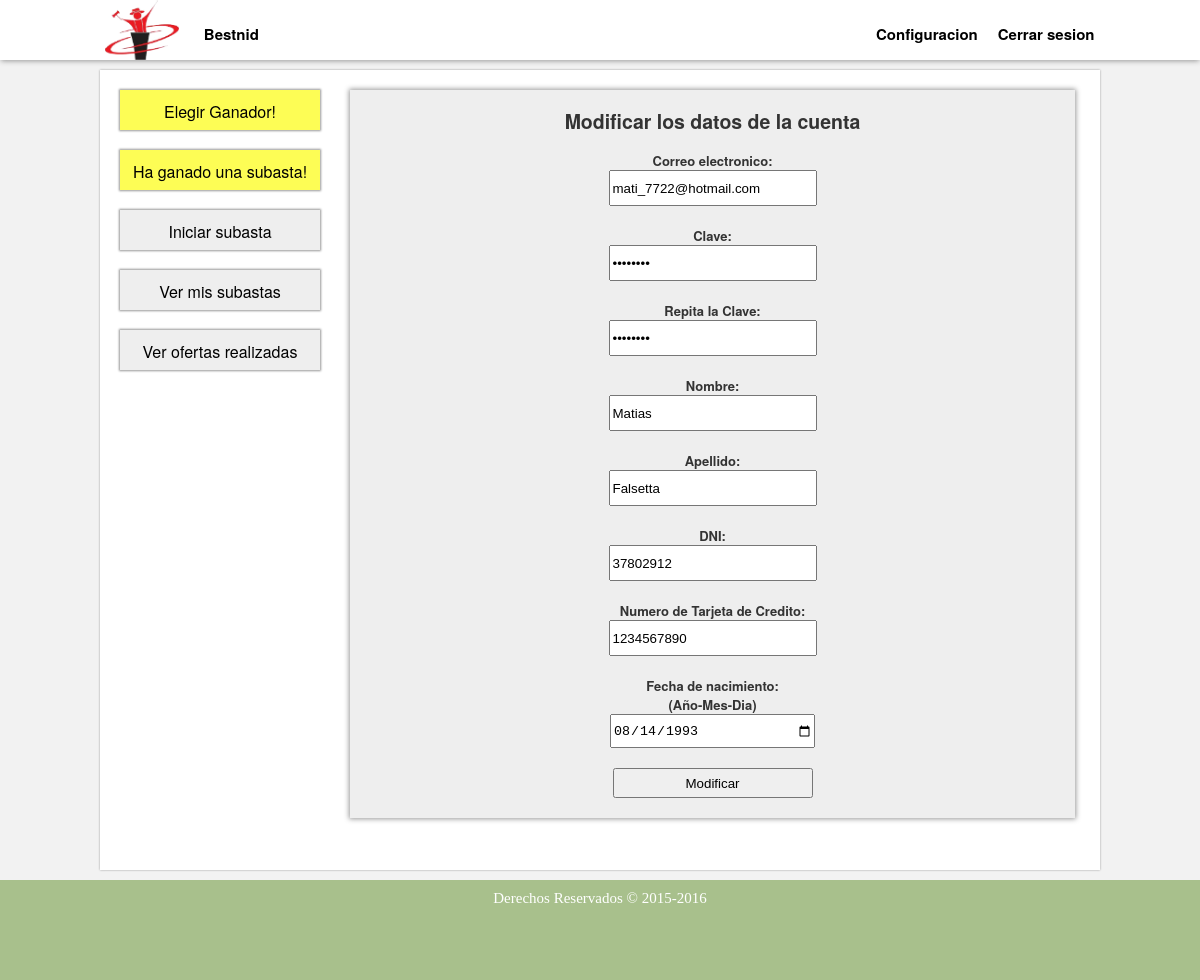
Page /modificar_datos.php (signed in) on the committed database.
### tables this page shows
CREATE TABLE IF NOT EXISTS `usuario` (
`idUsuario` int(11) NOT NULL,
  `administrador` tinyint(1) NOT NULL,
  `fechaNac` date NOT NULL,
  `mail` varchar(50) NOT NULL,
  `nombre` varchar(50) NOT NULL,
  `apellido` varchar(50) NOT NULL,
  `dni` int(11) NOT NULL,
  `tarjetaCredito` int(11) NOT NULL,
  `contrasenia` varchar(50) NOT NULL
);

### modificar_datos.php (the view, shortened to what this page needs)
<!DOCTYPE html>
<html lang="es">
	<head>
		<link rel="stylesheet" href="./estilos/estilo.css">
		<link rel="stylesheet" type="text/css" href="./estilos/mas_estilos.css">
		<link rel="stylesheet" type="text/css" href="./estilos/nuevos_estilos.css">
	</head>
	<body>
		<?php include ('./menu.php'); ?>
		<div id='cuerpo'>
			<section>
				<div id="contenedor-registro">
					<h2>Modificar los datos de la cuenta</h2>
					<form method="POST" name="registro" action="./sistema/modificar_datos_usuario.php">
						<?php
							$idUsuario = $_SESSION['usuario'];
							$conectar=conectar();
							$resul=mysqli_query($conectar,"SELECT * FROM usuario WHERE idUsuario='$idUsuario'");
							$usuario=mysqli_fetch_array($resul);
							$fecha=$usuario['fechaNac'];
						?>
						Correo electronico:</br>
						<input type="email" id="email" name="user" value="<?php echo $usuario['mail']; ?>"></br>
						Clave:</br>
						<input type="password" id="pass" name="pass" value="<?php echo $usuario['contrasenia']; ?>"></br>
						Repita la Clave:</br>
						<input type="password" id="pass2" name="pass2" value="<?php echo $usuario['contrasenia']; ?>"></br>
						Nombre:</br>
						<input type="text" id="nombre" name="nombre" value="<?php echo $usuario['nombre']; ?>"></br>
						Apellido:</br>
						<input type="text" id="apellido" name="apellido" value="<?php echo $usuario['apellido']; ?>"></br>
						DNI:</br>
						<input type="number" id="dni" name="DNI" value="<?php echo $usuario['dni']; ?>"></br>
						Numero de Tarjeta de Credito:</br>
						<input type="number" id="tarjeta" name="tarjeta" value="<?php echo $usuario['tarjetaCredito']; ?>"></br>
						Fecha de nacimiento:</br> (A&ntildeo-Mes-Dia)</br>
						<input type="date" id="fecha" name="fecha" value="<?php echo $fecha ?>"></br>
						<input type="button" value="Modificar" onclick="validarRegistro()">
					</form>
				</div>
			</section>
			<aside>
				<?php include ('./aside_botones.php'); ?>
				<a href="./iniciar_subasta.php"><div class="boton_aside">Iniciar subasta</div></a>
				<a href="./ver_mis_subastas.php"><div class="boton_aside">Ver mis subastas</div></a>
				<a href="./ver_mis_ofertas.php"><div class="boton_aside">Ver ofertas realizadas</div></a>
			</aside>
		</div>
		<footer>
			<span>Derechos Reservados &copy; 2015-2016</span>
		</footer>
	</body>
</html>

### estilos/estilo.css (style rules this page uses)
body { background-color: rgb(242, 242, 242); margin: auto; }
#cuerpo { background: white; font-family: 'Helvetica Neue', Helvetica, Arial, sans-serif; box-shadow: 0px 0px 2px #999; width: 1000px; margin: auto; margin-top: 70px; margin-bottom: 10px; min-height: 800px; overflow: hidden; }
section { width: 730px; margin-right: 20px; margin-top: 20px; padding-left: 20px; float: right; }
aside { width: 210px; margin-left: 20px; margin-top: 20px; float: left; }
.boton_aside { box-shadow: 0px 0px 2px 1px #999; background-color: #EEEEEE; text-align: center; width: 200px; margin-bottom: 20px; padding-top: 10px; height: 30px; }
a { font-family: 'Helvetica Neue', Helvetica, Arial, sans-serif; text-decoration: none; color: black; }
footer { background-color: #A8C08C; padding: 10px; height: 80px; min-width: 980px; text-align: center; font-size: 15px; color: grey; clear: both; }
footer span { color: white; }

### estilos/nuevos_estilos.css (style rules this page uses)
#contenedor-registro { box-shadow: 0px 0px 5px 1px #999; background-color: #EEEEEE; width: 725px; padding-top: 1px; margin-bottom: 20px; text-align: center; font-family: 'Helvetica Neue', Helvetica, Arial, sans-serif; font-size: 13px; font-style: normal; font-weight: bold; text-decoration: none; color: #333333; }
#contenedor-registro input { width: 200px; height: 30px; margin-bottom: 20px; }

### rows in the picture
usuario: user "mati_7722@hotmail.com", nombre "Matias", apellido "Falsetta", DNI "37802912", tarjeta "1234567890", fecha "08/14/1993"
